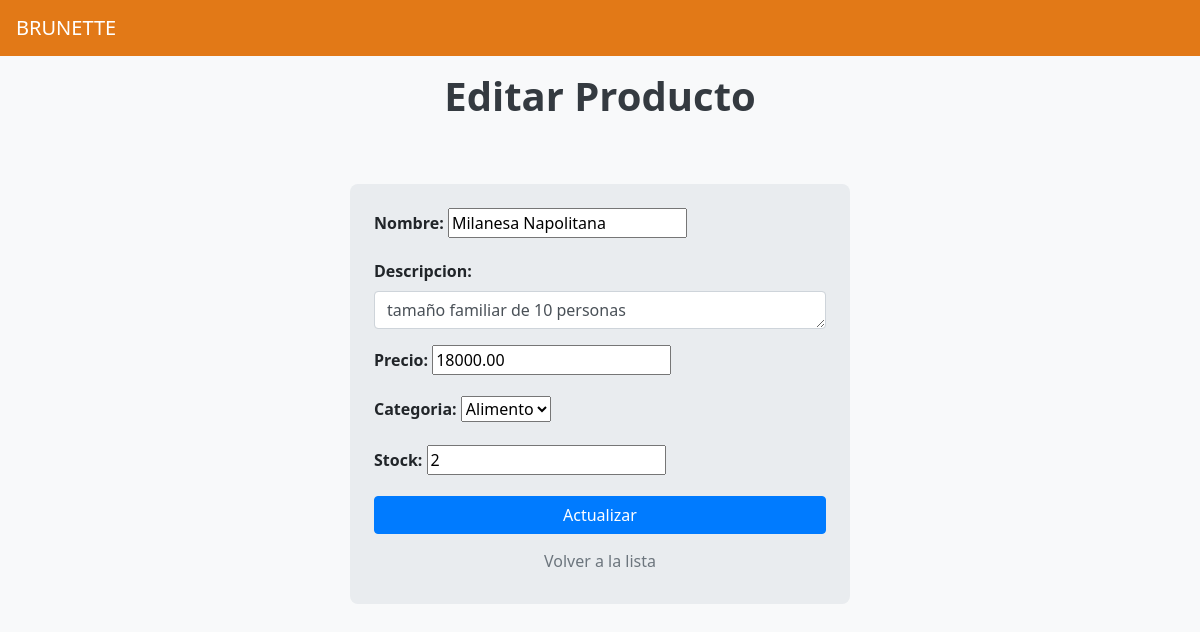
/productos/editar/12/, run on an earlier commit of the app's database.
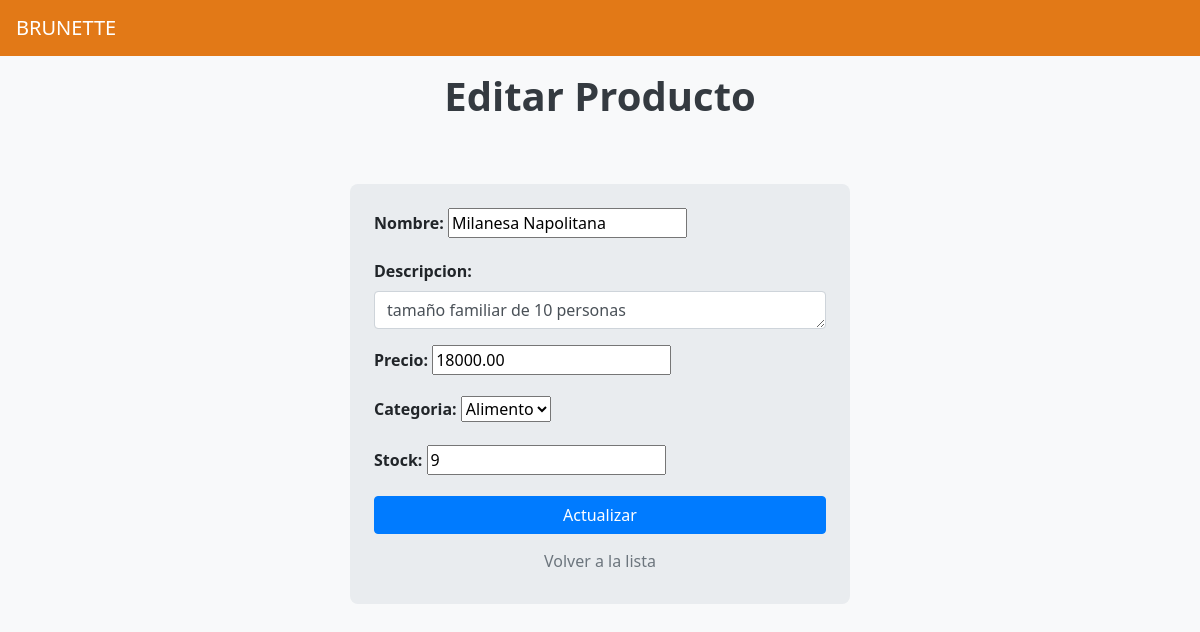
And on a later commit of the database.
### productos/models.py (models this page shows, shortened)
class Producto(models.Model):
    nombre = models.CharField(max_length=200)
    descripcion = models.TextField()
    precio = models.DecimalField(max_digits=10, decimal_places=2)
    categoria = models.ForeignKey(Categoria, on_delete=models.CASCADE)
    stock = models.PositiveIntegerField()
    is_active = models.BooleanField(default=True)  # Borrado lógico

### productos/views.py (the view)
# urls.py: path('editar/<int:pk>/', views.editar_producto, name='editar_producto'),
def editar_producto(request, pk):
    producto = get_object_or_404(Producto, pk=pk)
    if request.method == 'POST':
        form = ProductoForm(request.POST, instance=producto)
        if form.is_valid():
            form.save()
            return redirect('productos:lista_productos')
    else:
        form = ProductoForm(instance=producto)
    return render(request, 'productos/editar_producto.html', {'form': form})

### productos/forms.py
class ProductoForm(forms.ModelForm):
    class Meta:
        model = Producto
        fields = ['nombre', 'descripcion', 'precio', 'categoria', 'stock']

### productos/models.py (called while the page is built)
    def __str__(self):
        return self.nombre

### productos/templates/productos/editar_producto.html (shortened to what this page needs)
<!DOCTYPE html>
<html lang="es">
<head>
    <link rel="stylesheet" href="https://stackpath.bootstrapcdn.com/bootstrap/4.5.2/css/bootstrap.min.css">
    {% load static %}
    <link rel="stylesheet" href="{% static 'productos/css/estilos.css' %}">
</head>
<body>
    <nav class="navbar navbar-expand-lg navbar-dark" style="background-color: #e27917;">
        <a class="navbar-brand" href="{% url 'usuarios:menu_principal' %}">BRUNETTE</a>
    </nav>
    <div class="container mt-3 contenido-centrado">
        <header class="mb-4 text-center">
            <h1 class="font-weight-bold">Editar Producto</h1>
        </header>
        <div class="mx-auto p-4" id="formulario-contenedor" style="max-width: 500px;">
            <form method="POST" enctype="multipart/form-data">
                {% for field in form %}
                <div class="form-group">
                    {{ field.label_tag }}
                    {% if field.name == "descripcion" %}
                    <textarea class="form-control" name="descripcion" rows="1">{{ field.value }}</textarea>
                    {% else %}
                    {{ field }}
                    {% endif %}
                </div>
                {% endfor %}
                <button type="submit" class="btn btn-primary btn-block">Actualizar</button>
                <a href="{% url 'productos:lista_productos' %}" class="btn btn-link btn-block">Volver a la lista</a>
            </form>
        </div>
    </div>
</body>
</html>

What changed in the data, as far as the page shows it:
changed Producto "Milanesa Napolitana": stock "2" → "9"
